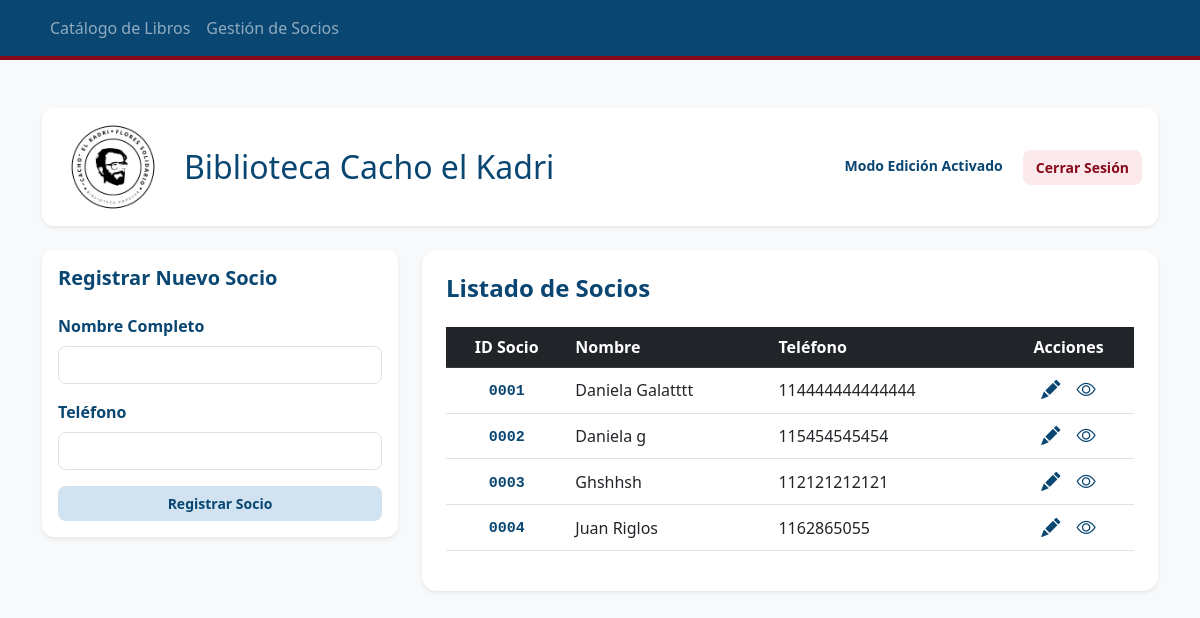
Screenshot of /socios (signed in) with the database file from the repository.
### tables this page shows
CREATE TABLE Socios (
            id_socio INTEGER PRIMARY KEY AUTOINCREMENT,
            nombre_completo TEXT NOT NULL,
            telefono TEXT NOT NULL
        );

### app.py (the view)
@app.route('/socios')
def lista_socios():
    conexion = sqlite3.connect("biblioteca.db")
    cursor = conexion.cursor()
    cursor.execute("SELECT id_socio, nombre_completo, telefono FROM Socios")
    socios = cursor.fetchall()
    conexion.close()
    return render_template('socios.html', socios=socios)

### templates/socios.html
{% extends 'layout.html' %}
{% block content %}
<div class="row">
    <div class="col-md-4">
        <div class="card shadow-sm border-0" style="border-radius: 12px;">
            <div class="card-body">
                <h5 class="card-title mb-4">Registrar Nuevo Socio</h5>
                <form action="/guardar_socio" method="POST">
                    <div class="mb-3">
                        <label class="form-label" style="color: #094672; font-weight: 600;">Nombre Completo</label>
                        <input type="text" name="nombre" class="form-control" required style="border-radius: 8px;">
                    </div>
                    <div class="mb-3">
                        <label class="form-label" style="color: #094672; font-weight: 600;">Teléfono</label>
                        <input type="text" name="telefono" class="form-control" required style="border-radius: 8px;">
                    </div>
                    <button type="submit" class="btn btn-info w-100">Registrar Socio</button>
                </form>
            </div>
        </div>
    </div>
    <div class="col-md-8">
        <div class="card shadow-sm border-0" style="border-radius: 15px;">
            <div class="card-body p-4">
                <h4 class="mb-4" style="color: #094672; font-weight: bold;">Listado de Socios</h4>
                <div class="table-responsive">
                    <table class="table table-hover align-middle">
                        <thead class="table-dark" style="background-color: #094672 !important;">
                            <tr>
                                <th class="text-center">ID Socio</th>
                                <th>Nombre</th>
                                <th>Teléfono</th>
                                <th class="text-center">Acciones</th>
                            </tr>
                        </thead>
                        <tbody>
                            {% for socio in socios %}
                            <tr>
                                <td class="text-center">
                                    <span style="color: #094672; font-weight: bold; font-family: monospace; font-size: 15px;">
                                        {{ "%04d" | format(socio[0]) }}
                                    </span>
                                </td>
                                <td>{{ socio[1] }}</td>
                                <td>{{ socio[2] }}</td>
                                <td class="text-center">
                                    <div class="d-flex justify-content-center align-items-center gap-3">
                                        <a href="/editar_socio/{{ socio[0] }}" title="Editar datos" style="color: #094672; text-decoration: none; font-size: 1.2rem;">
                                            <i class="bi bi-pencil-fill"></i>
                                        </a>
                                        <a href="/historial_socio/{{ socio[0] }}" title="Ver historial" style="color: #094672; text-decoration: none; font-size: 1.2rem;">
                                            <i class="bi bi-eye"></i>
                                        </a>
                                    </div>
                                </td>
                            </tr>
                            {% else %}
                            <tr>
                                <td colspan="4" class="text-center text-muted py-4">No hay socios registrados todavía.</td>
                            </tr>
                            {% endfor %}
                        </tbody>
                    </table>
                </div>
            </div>
        </div>
    </div>
</div>
{% endblock %}

### templates/layout.html (style rules this page uses)
body { background-color: #f4f7f9 !important; }
h1, h2, h5, .card-title { color: #094672 !important; font-weight: 700; }
.btn-primary, .btn-danger, .btn-success, .btn-info, .btn-warning, .btn-style-mfn, .btn-outline-secondary, .btn-outline-warning { border-radius: 8px !important; font-weight: bold !important; font-size: 14px !important; text-decoration: none !important; display: inline-block !important; padding: 6px 12px !important; vertical-align: middle !important; margin: 0 !important; border: 1px solid transparent !important; transition: all 0.2s; }
.btn-success, .btn-info, .btn-warning, .btn-style-mfn, .btn-outline-warning { background-color: #d1e3f0 !important; color: #094672 !important; }
table td { vertical-align: middle !important; }

### rows the page displays
Socios: id_socio "0001", nombre_completo "Daniela Galatttt", telefono "114444444444444"
Socios: id_socio "0002", nombre_completo "Daniela g", telefono "115454545454"
Socios: id_socio "0003", nombre_completo "Ghshhsh", telefono "112121212121"
Socios: id_socio "0004", nombre_completo "Juan Riglos", telefono "1162865055"
